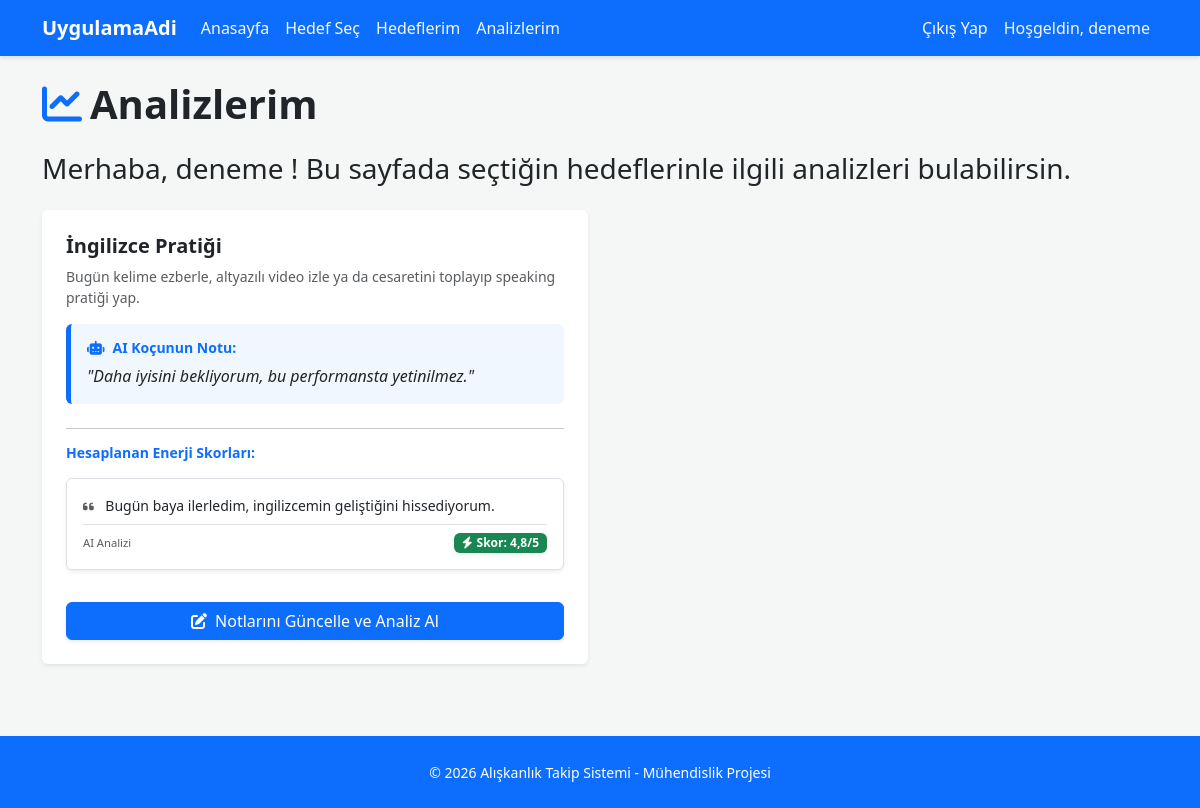
The page /analizlerim/ (signed in) on the database its author committed.
### myApp/models.py (models this page shows, shortened)
class SecilenHedef(models.Model):
    user = models.ForeignKey(User, on_delete=models.CASCADE)
    hedef = models.ForeignKey(Hedef, on_delete=models.CASCADE)
    class Meta:
        verbose_name = "Seçilen Hedef"
        verbose_name_plural = "Seçilen Hedefler"

class Hedef(models.Model):
    baslik = models.CharField(max_length=100)
    ikon = models.CharField(max_length=100)
    aciklama = models.TextField()
    class Meta:
        verbose_name = "Hedef"
        verbose_name_plural = "Hedefler"

class HedefNot(models.Model):
    user = models.ForeignKey(User, on_delete=models.CASCADE)
    secilen_hedef = models.ForeignKey(SecilenHedef, on_delete=models.CASCADE)
    not_metni = models.TextField()
    duygu_skoru = models.FloatField(null=True, blank=True) # BURAYI AI DOLDURACAK
    ai_motivasyon_notu = models.TextField(null=True, blank=True) # BURAYI AI DOLDURACAK
    tarih = models.DateTimeField(auto_now_add=True) # Ai motivasyon notunu duygu skoru ve devamlılığa bakarak ürettiğimiz için tarih eklendi.
    class Meta:
        verbose_name = "Hedef Notu"
        verbose_name_plural = "Hedef Notları"

### myApp/views.py (the view)
# urls.py: path('analizlerim/', views.analizlerim, name='analizlerim'),
def analizlerim(request):
    secilen_hedefler = []
    if request.user.is_authenticated:
        secilen_hedefler = SecilenHedef.objects.filter(user=request.user)
    context = {
        'secilen_hedefler': secilen_hedefler
    }
    return render(request, 'myApp/analizlerim.html', context)

### myApp/templates/myApp/analizlerim.html
{% extends "base.html" %}
{% block content %}
    {% if user.is_authenticated %}
    <h1 class="fw-bold mb-4"><i class="fas fa-chart-line text-primary me-2"></i>Analizlerim</h1>
    <h3 class="mb-4">Merhaba, {{user.username}} ! Bu sayfada seçtiğin hedeflerinle ilgili analizleri bulabilirsin.</h3>
    {% if secilen_hedefler %}
        <div class="row">
            {% for s_hedef in secilen_hedefler %}
            <div class="col-md-6 mb-4">
                <div class="card shadow-sm border-0 h-100">
                    <div class="card-body p-4">
                        <h5 class="fw-bold">{{ s_hedef.hedef.baslik }}</h5>
                        <p class="text-muted small mb-3">{{ s_hedef.hedef.aciklama }}</p>
                        <div class="ai-koc-mesaji p-3 mb-4 rounded" style="background-color: #f0f7ff; border-left: 5px solid #0d6efd;">
                            <h6 class="fw-bold small text-primary"><i class="fas fa-robot me-2"></i>AI Koçunun Notu:</h6>
                            <p class="mb-0 fst-italic">
                                {% with last_note=s_hedef.hedefnot_set.last %}
                                    {% if last_note.ai_motivasyon_notu %}
                                        "{{ last_note.ai_motivasyon_notu }}"
                                    {% else %}
                                        Henüz bir analiz üretilmedi. İlk notunu eklediğinde koçun burada görünecek! ✨
                                    {% endif %}
                                {% endwith %}
                            </p>
                        </div>
                        <hr>
                        <div class="duygu-skorlari-alani">
                            <h6 class="fw-bold small text-primary mb-3">Hesaplanan Enerji Skorları:</h6>
                            {% for not in s_hedef.hedefnot_set.all %}
                                <div class="mb-3 p-3 border rounded bg-white shadow-sm">
                                    <div class="small text-dark mb-2" style="line-height: 1.5; word-wrap: break-word;">
                                         <i class="fas fa-quote-left text-muted me-2 small"></i>
                                         {{ not.not_metni }}
                                    </div>
                                    <div class="d-flex justify-content-between align-items-center border-top pt-2 mt-2">
                                        <span class="text-muted" style="font-size: 0.7rem;">AI Analizi</span>
                                        <span class="badge shadow-sm py-1 px-2 {% if not.duygu_skoru >= 3.5 %}bg-success{% elif not.duygu_skoru >= 2.5 %}bg-warning text-dark{% else %}bg-danger{% endif %}">
                     <i class="fas fa-bolt me-1"></i>Skor: {{ not.duygu_skoru|default:"-" }}/5
                                        </span>
                                    </div>
                                </div>
                            {% empty %}
                                <p class="text-muted small italic text-center">Henüz kaydedilmiş bir skor bulunmuyor.</p>
                            {% endfor %}
                        </div>
                        <a href="{% url 'hedeflerim' %}" class="btn btn-primary w-100 shadow-sm mt-3">
                            <i class="fas fa-edit me-2"></i>Notlarını Güncelle ve Analiz Al
                        </a>
                    </div>
                </div>
            </div>
            {% endfor %}
        </div>
    {% else %}
        <div class="alert alert-info text-center" role="alert">
            Henüz analiz edilecek bir hedefin yok. Lütfen <a href="{% url 'hedef_sec' %}" class="alert-link">hedef seç</a> ve ilerleyişini kaydetmeye başla!
        </div>
    {% endif %}
    {% else %}
        <div class="alert alert-info text-center" role="alert">
            Analizlerinizi görmek için lütfen <a href="{% url 'login' %}" class="alert-link">giriş yapın</a> veya <a href="{% url 'register' %}" class="alert-link">kayıt olun</a>.
        </div>
    {% endif %}
{% endblock %}

### templates/base.html (shortened to what this page needs)
{% load static %}
<!DOCTYPE html>
<html lang="en">
<link rel="stylesheet" href="{% static 'css/bootstrap.min.css/' %}">
<link rel="stylesheet" href="{% static 'css/base.css/' %}">
<link rel="stylesheet" href="https://cdnjs.cloudflare.com/ajax/libs/font-awesome/6.4.0/css/all.min.css">
<body class="d-flex flex-column min-vh-100">
    <nav class="navbar navbar-dark bg-primary navbar-expand-lg mb-4">
        <div class="container">
            <a class="navbar-brand fw-bold" href="{% url 'home' %}">
                UygulamaAdi
            </a>
            <div class="collapse navbar-collapse" id="navbarNav">
                <ul class="navbar-nav me-auto">
                    <li class="nav-item">
                        <a class="nav-link" href="{% url 'home' %}">Anasayfa</a>
                    </li>
                    <li class="nav-item">
                        <a class="nav-link" href="{% url 'hedef_sec' %}">Hedef Seç</a>
                    </li>
                    <li class="nav-item">
                        <a class="nav-link" href="{% url 'hedeflerim' %}">Hedeflerim</a>
                    </li>
                    <li class="nav-item">
                        <a class="nav-link" href="{% url 'analizlerim' %}">Analizlerim</a>
                    </li>
                </ul>
                {% if user.is_authenticated %}
                    <ul class="navbar-nav ms-auto">
                        <li class="nav-item">
                            <a class="nav-link" href="{% url 'logout' %}">Çıkış Yap</a>
                        </li>
                        <li class="nav-item">
                            <a class="nav-link" href="">Hoşgeldin, {{ user.username }}</a>
                        </li>
                    </ul>
                {% endif %}
            </div>
        </div>
    </nav>
    <main class="flex-grow-1">
        <div class="container">
            {% block content %}
            {% endblock  %}
        </div>
    </main>
<footer class="py-4 bg-primary text-white mt-5">
    <div class="container text-center">
        <span class="opacity-100 small">© 2026 Alışkanlık Takip Sistemi - Mühendislik Projesi</span>
    </div>
</footer>
</body>
</html>

### static/css/base.css (style rules this page uses)
body { background-color: #f4f7f6; min-height: 100vh; display: flex; flex-direction: column; }
.navbar { box-shadow: 0 2px 4px rgba(0,0,0,.1); }
footer { margin-top: auto; }
.navbar .nav-link { color: #f4f7f6; }

### rows shown on the page
SecilenHedef: hedef.baslik "İngilizce Pratiği", hedef.aciklama "Bugün kelime ezberle, altyazılı video izle ya da cesaretini toplayıp speaking pratiği yap.", hedefnot_set.last.ai_motivasyon_notu "Daha iyisini bekliyorum, bu performansta yetinilmez."
HedefNot: not_metni "Bugün baya ilerledim, ingilizcemin geliştiğini hissediyorum.", duygu_skoru "4,8"

### other values the page prints
{{ user.username }} "deneme"
